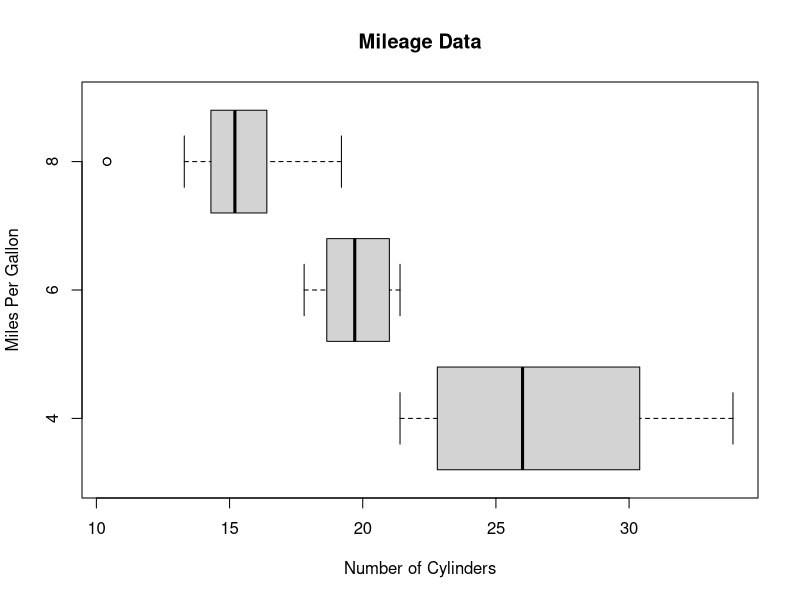
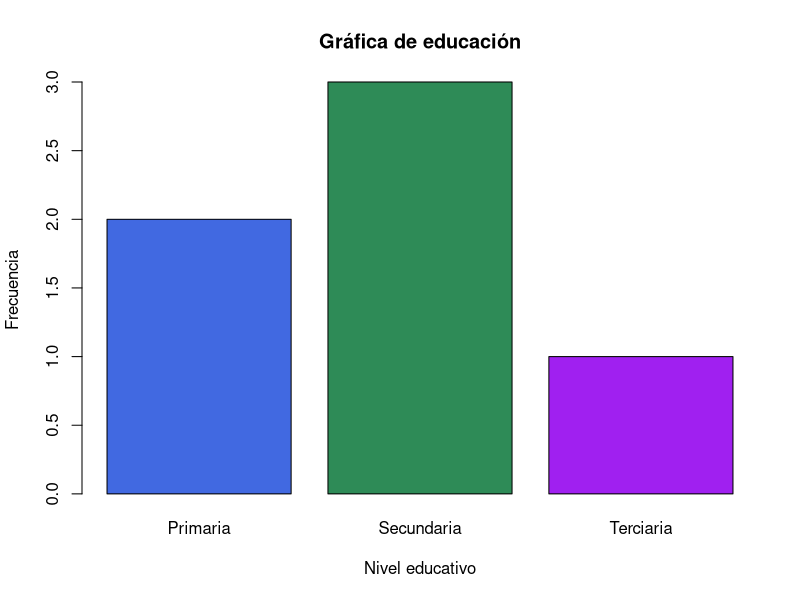
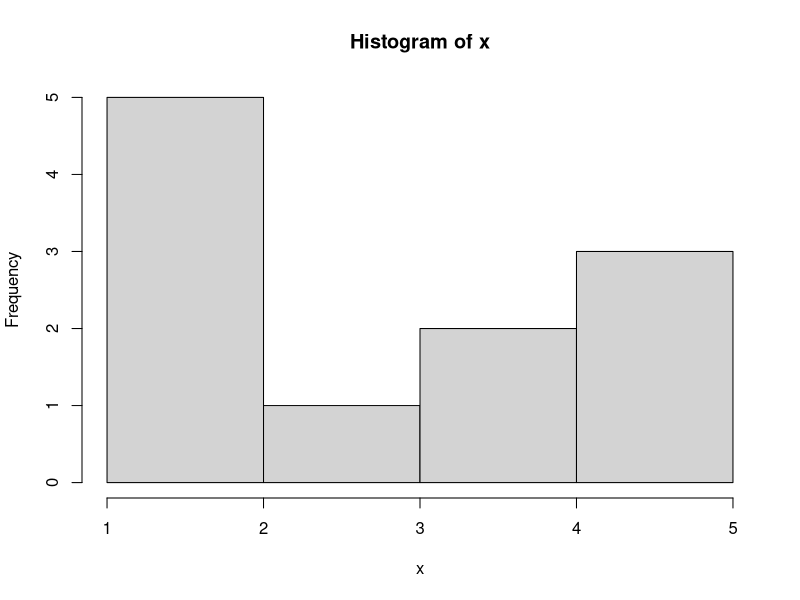
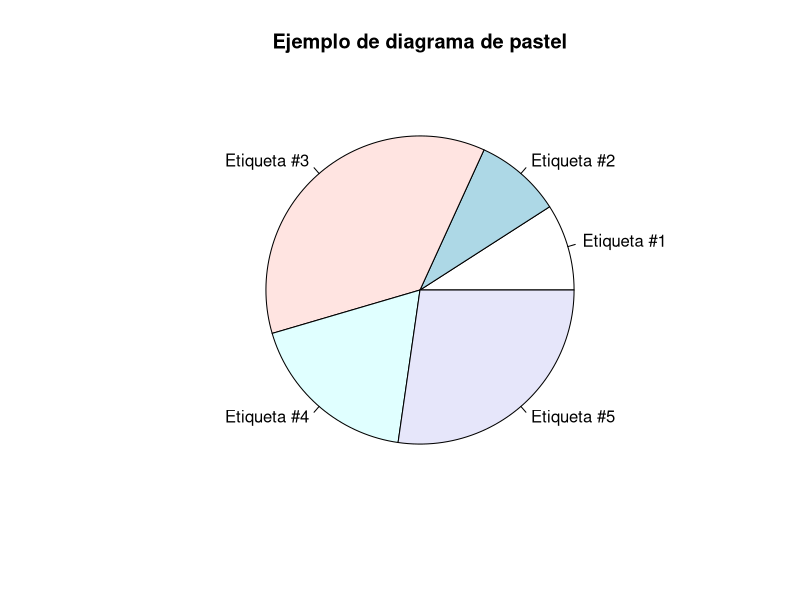
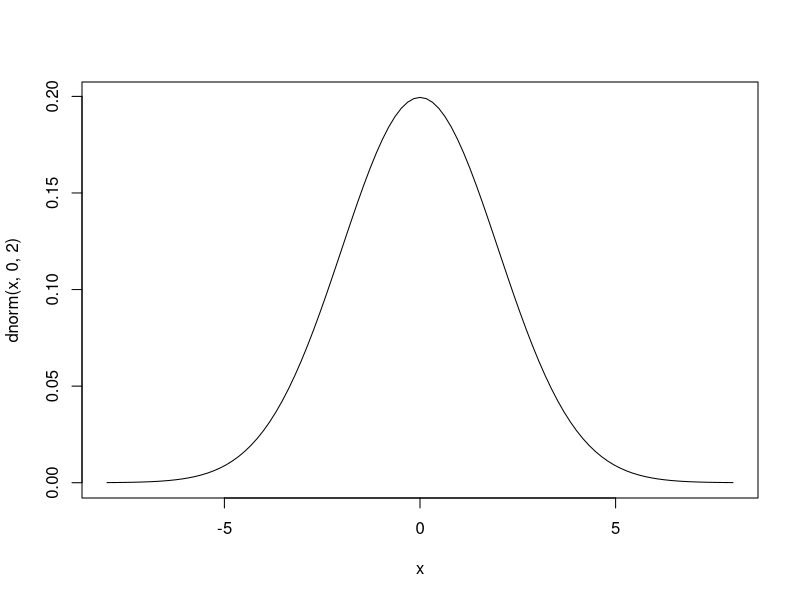

Write R code to recreate these figures, in order.
## ---- chunk 1
x<-seq(1,50,2)
table(x)
## ---- chunk 2
arithmetic.mean <-function(x) {sum(x)/length(x)}
media<-c(4,7,6,7,5,8,9,4,12,3,5,6,8,7,4,10)
arithmetic.mean(media)
## ---- chunk 3
mediana<-seq(1,50,2)
median(mediana)
## ---- chunk 4
maximo<-seq(1,59,2)
max(maximo)
## ---- chunk 5
minimo<-seq(1,59,2)
min(minimo)
## ---- chunk 6
input<-mtcars[,c('mpg','cyl')]
boxplot(mpg~cyl, data = mtcars, xlab = "Number of Cylinders", ylab = "Miles Per Gallon", main = "Mileage Data", horizontal = T)
## ---- chunk 7
x<-c(1,3,2,1,2,2)
xf<-factor(x)
levels(xf)<-c("Primaria", "Secundaria", "Terciaria")
datos<-table(xf)
barplot(datos, main = "Gráfica de educación", xlab = "Nivel educativo", ylab = "Frecuencia", col = c("royalblue", "seagreen", "purple", "grey"))
## ---- chunk 8
x<-c(1, 1, 1, 2, 2, 3, 4, 4, 5, 5, 5)
hist(x)
## ---- chunk 9
proporciones<-c(0.1,0.1,0.4,0.2,0.3)
etiquetas<-c('Etiqueta #1', 'Etiqueta #2', 'Etiqueta #3', 'Etiqueta #4', 'Etiqueta #5')
titulo = "Ejemplo de diagrama de pastel"
pie(proporciones, labels = etiquetas, main = titulo)
## ---- chunk 10
curve(dnorm(x, 0, 2), -8, 8)
## ---- chunk 11
dbinom(2,4,0.80)
## ---- chunk 12
a=4
exito=0.80
fx.binomial=dbinom(0:4,a,exito)
fbb=pbinom(0:4,a,exito)
fx.binomial=data.frame(x=0:4, "F(X)"=fx.binomial, "SUM F(X)"=fbb)
fx.binomial
## ---- chunk 13
dpois(c(1), 0.5)
## ---- chunk 14
ppois(c(2), 0.5)
## ---- chunk 15
ppois(c(3), 0.5, lower.tail=F)
## ---- chunk 16
dpois(c(5), 1)
## ---- chunk 17
qpois(c(0.985), 0.5)
## ---- chunk 18
mone1<-c("Cara","Sello")
mone2<-mone1
EspMue<-expand.grid(mone1,mone2)
colnames(EspMue)<-c("Moneda 1", "Moneda 2")
EspMue
## ---- chunk 19
x<-EspMue$`Moneda 1`=="Cara"
x
## ---- chunk 20
y<-EspMue$`Moneda 2`=="Cara"
y
## ---- chunk 21
cara<-xor(x,y)
cara
## ---- chunk 22
Evento<-EspMue[xor(x,y),]
Evento
## ---- chunk 23
x1 <- rnorm(100,10) #Esta será nuestra variable aleatoria de media 10
x2 <- rnorm(100,10.5) #Esta será nuestra variable aleatoria de media 10.5
test <- t.test(x1,x2) #Esta será nuestra prueba T de Student
print(test)
## ---- chunk 24
require(stats)
insectos <- c(16,11,20,21,14,7,37,32,15,25,39,41,21,12,14,17,13,17,45,59,48,46,38,47)
colores <- as.factor(c(rep(c("azul", "verde",  "blanco", "amarillo"), each =6)))
tapply(insectos, colores, mean)
fm = aov ( lm(insectos ~ colores) )
summary(fm)
names(fm)
